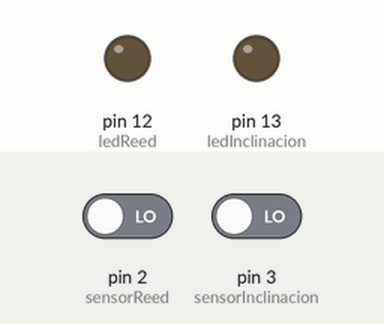
Recording of a sketch running on a simulated Arduino Uno, built with avr-gcc and run on an emulated ATmega328P. Shown: output pins drawn as LEDs (lit = HIGH). Inputs (shaded band) come from the test bench; at power-on: pin 2 (sensorReed) LOW, pin 3 (sensorInclinacion) LOW.

Above: at 1.2 s.
1.3 s: pin 2 (sensorReed) driven HIGH
At 2.1 s:
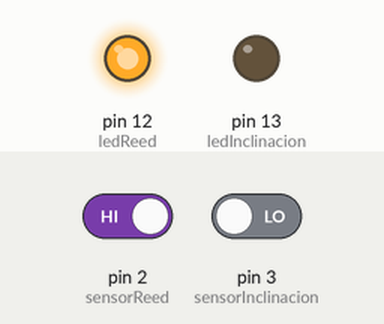
2.8 s: pin 3 (sensorInclinacion) driven HIGH
At 3.3 s:
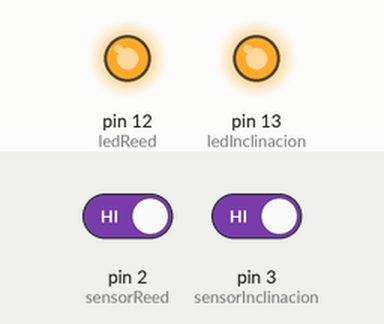
4.3 s: pin 2 (sensorReed) driven LOW
At 5.5 s:
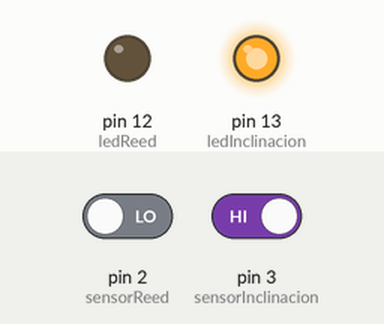
5.8 s: pin 3 (sensorInclinacion) driven LOW
At 6.7 s:
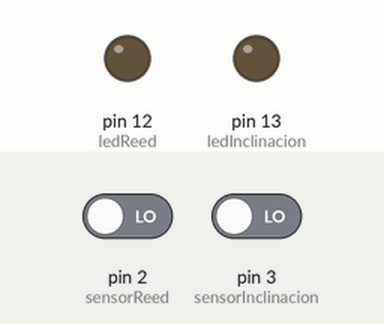
Timing chart, 0 to 8.3 s (numbered marks = the images above; inputs shaded):
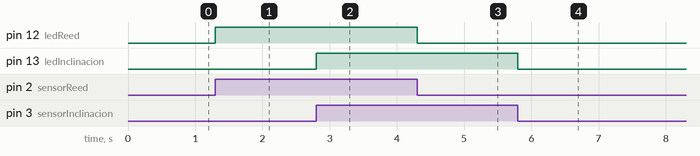

The sketch:

switch_tilt_and_Reed.ino
```cpp
/*
  Comprobación interruptor de inclinación y reed
  => Interruptor de inclinación (tilt switch)
  => Interruptor de lengueta (Reed switch)
  Conexionando cada sensor con un led, uso de resistencia pull-down
*/
int ledInclinacion = 13;
int ledReed = 12;
int sensorInclinacion = 3;
int sensorReed = 2;

void setup() {
  pinMode(ledInclinacion, OUTPUT);
  pinMode(ledReed, OUTPUT);

  pinMode(sensorInclinacion, INPUT);
  pinMode(sensorReed, INPUT);
}

void loop() {
  if (digitalRead(sensorInclinacion) == HIGH) { // si esta activa la entrada 3 activo salida 13
    digitalWrite(ledInclinacion, HIGH);
  } else {
    digitalWrite(ledInclinacion, LOW);
  }

  if (digitalRead(sensorReed) == HIGH) {
    digitalWrite(ledReed, HIGH);
  } else {
    digitalWrite(ledReed, LOW);
  }

}
```

Measured:
- after the input at 1.3 s, pin 12 (ledReed): LOW → HIGH at once
- after the input at 2.8 s, pin 13 (ledInclinacion): LOW → HIGH at once
- after the input at 4.3 s, pin 12 (ledReed): HIGH → LOW at once
- after the input at 5.8 s, pin 13 (ledInclinacion): HIGH → LOW at once
